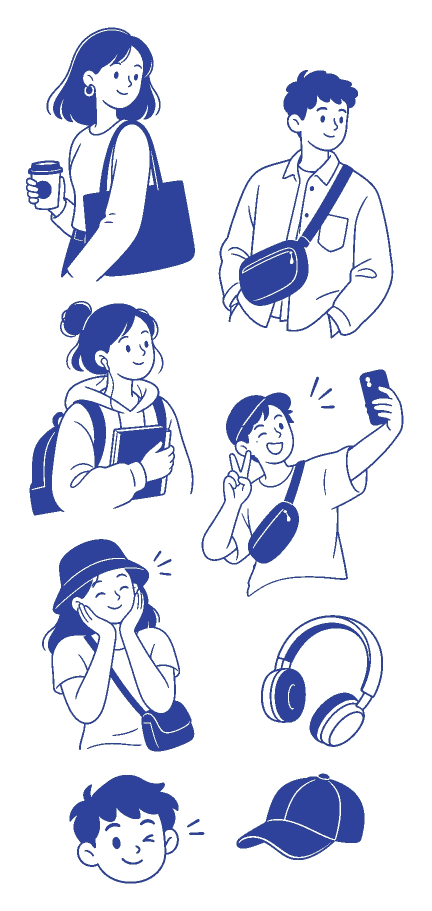
#> input picture photo-sticker-pack-runtime/assets/style-reference.webp, 864 x 1821 px (shown at 1/2 size)
$ python normalize_raw_palette.py --input ../assets/style-reference.webp --output out.png
#> lines starting #> are read from the running program, lines starting #| are printed output that depends on the picture; after the words box and inside, x2 and y2 are one past the last pixel; in counts of white or black regions, pixels touching at a corner belong together
### photo-sticker-pack-runtime/scripts/postprocess_sticker.py
from __future__ import annotations

import argparse
from collections import deque
from pathlib import Path
import re
from typing import Tuple

from PIL import Image, ImageChops, ImageDraw, ImageFilter, ImageOps

from font_utils import resolve_cjk_font, resolve_latin_display_font
from svg_layers import compose_layers


SIZE = 1024
SAFE_MARGIN = 64
DIE_CUT_RADIUS = 32
FINAL_DILATION_RADIUS = 1
ART_INSET = SAFE_MARGIN + DIE_CUT_RADIUS + FINAL_DILATION_RADIUS
MAX_ART_SIZE = SIZE - (2 * ART_INSET)
PREFERRED_CAPTIONED_ART_SIZE = 700
MIN_USEFUL_CAPTIONED_ART_SIZE = 384
DIE_CUT_FILTER_SIZE = (2 * DIE_CUT_RADIUS) + 1
FINAL_DILATION_FILTER_SIZE = (2 * FINAL_DILATION_RADIUS) + 1
INK = (46, 66, 155, 255)
WHITE = (255, 255, 255, 255)
TRANSPARENT = (0, 0, 0, 0)
CJK_RE = re.compile(r"[\u3400-\u4dbf\u4e00-\u9fff\uf900-\ufaff]")
ENGLISH_WORD_RE = re.compile(r"[A-Za-z]+(?:'[A-Za-z]+)?")


def _binary(mask: Image.Image, threshold: int = 128) -> Image.Image:
    return mask.convert("L").point(lambda value: 255 if value >= threshold else 0, mode="L")


# [58 lines left out: functions _remove_small_components, _clean_binary_mask, _fit_rgba, _crop_to_alpha, not called in this run]


def _ink_from_rgba(image: Image.Image) -> Image.Image:
    red, green, blue, alpha = image.split()
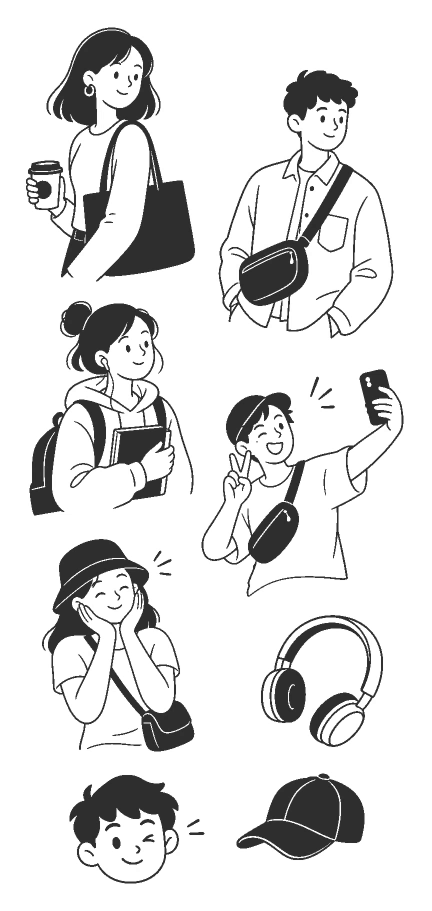
#> red: PIL image 864x1821 L (shown at 1/2 size); min 40, max 255, mean 221
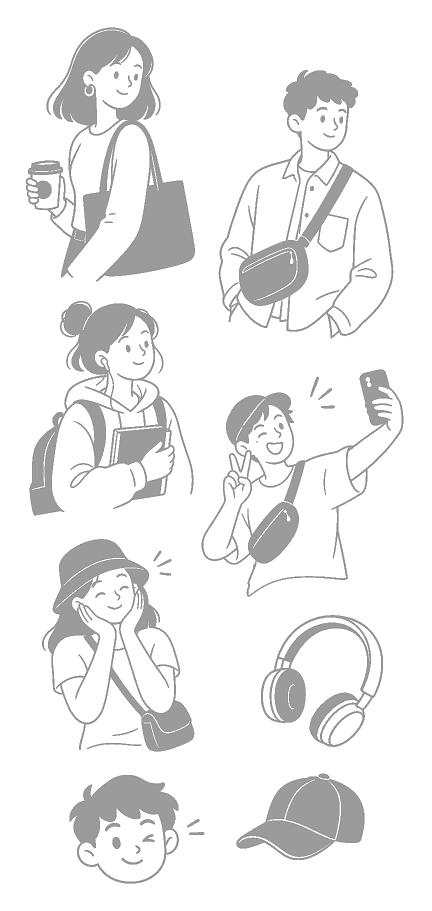
#> blue: PIL image 864x1821 L (shown at 1/2 size); min 91, max 255, mean 237.8
#> alpha: PIL image 864x1821 L; every value is 255
    channel_minimum = ImageChops.darker(ImageChops.darker(red, green), blue)
    channel_maximum = ImageChops.lighter(ImageChops.lighter(red, green), blue)
    distance_from_white = ImageOps.invert(channel_minimum)
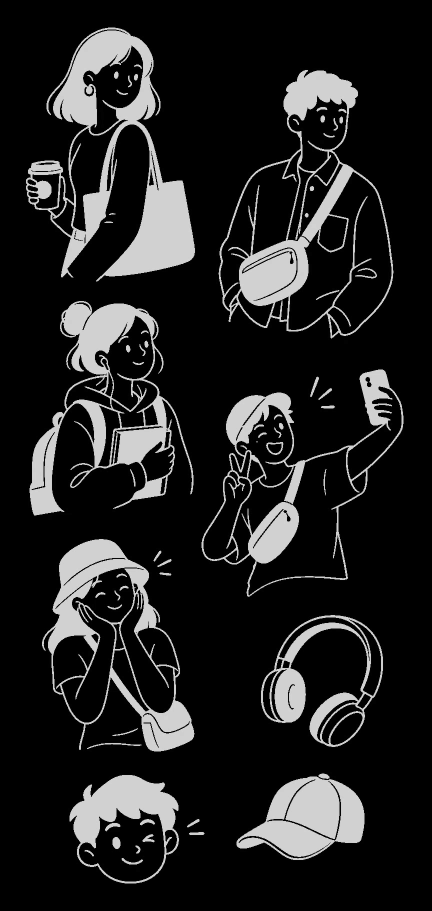
#> distance_from_white: PIL image 864x1821 L (shown at 1/2 size); min 0, max 215, mean 34
    chroma = ImageChops.subtract(channel_maximum, channel_minimum)
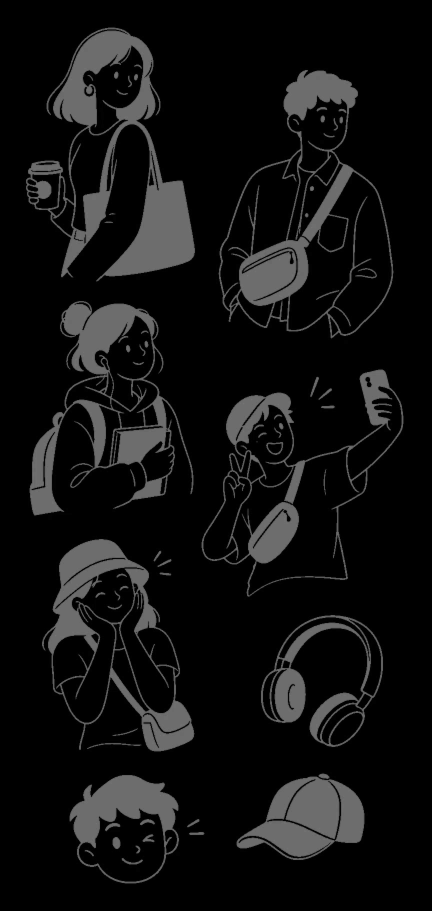
#> chroma: PIL image 864x1821 L (shown at 1/2 size); min 0, max 116, mean 16.9
    colored_or_dark = ImageChops.lighter(_binary(distance_from_white, 42), _binary(chroma, 32))
#> in _binary, `return mask.convert("L").point(lambda value: 255 if value >= threshold..`:
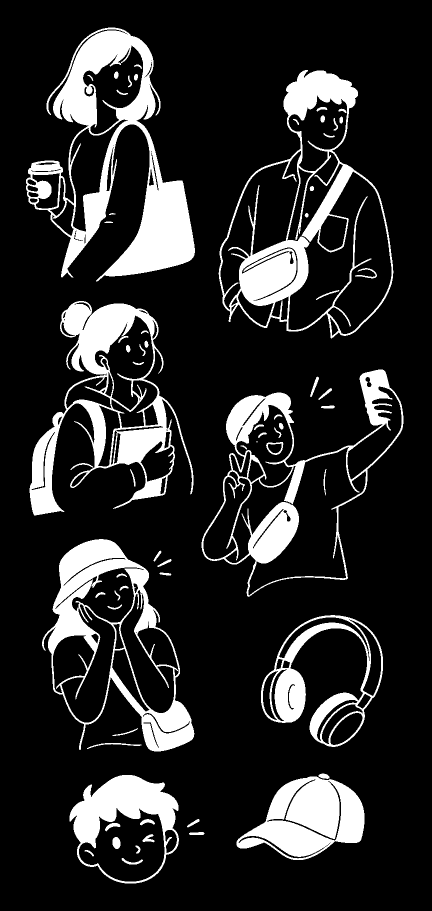
#> returned value: PIL image 864x1821 L (shown at 1/2 size); 16.2% white; 67 white regions (1 under 20 px), largest, box (x1, y1, x2, y2) and area: (52, 55, 390, 563) 54267, (59, 602, 387, 1031) 38468, (437, 140, 787, 677) 36339
#> in _binary (call 2), `return mask.convert("L").point(lambda value: 255 if value >= threshold..`: returned value: PIL image 864x1821 L; 16.2% white; 67 white regions (1 under 20 px), largest, box (x1, y1, x2, y2) and area: (52, 55, 390, 563) 54267, (59, 602, 387, 1031) 38467, (437, 140, 787, 677) 36339
    return ImageChops.darker(_binary(alpha, 16), colored_or_dark)


# [171 lines left out: functions _caption_lines, _caption_mask, _place_caption, _caption_fits_bounds, _fit_captioned_rgba, make_layers and 2 more, not called in this run]


# [2 lines that do not run on import are left out]

### photo-sticker-pack-runtime/scripts/normalize_raw_palette.py
from __future__ import annotations

import argparse
import os
from pathlib import Path
import uuid

from PIL import Image

from postprocess_sticker import INK, WHITE, _ink_from_rgba


def normalize_palette(image: Image.Image) -> Image.Image:
    """Flatten visible source art to the pack's exact cobalt/white palette."""
    rgba = image.convert("RGBA")
    ink_mask = _ink_from_rgba(rgba)
    cobalt = Image.new("RGBA", rgba.size, INK)
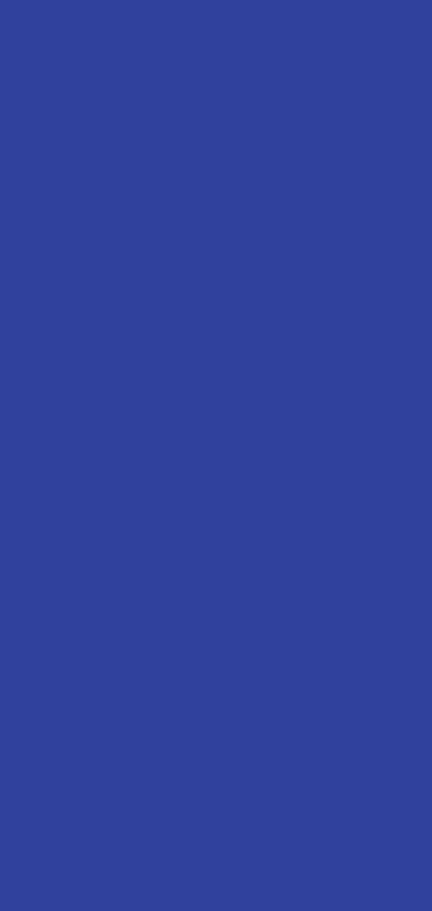
#> cobalt: PIL image 864x1821 RGBA (shown at 1/2 size); mean R, G, B, A 46, 66, 155, 255
    white = Image.new("RGBA", rgba.size, WHITE)
#> white: PIL image 864x1821 RGBA; every value is 255
    normalized = Image.composite(cobalt, white, ink_mask)
    normalized.putalpha(rgba.getchannel("A"))
    return normalized


def save_atomically(image: Image.Image, output: Path) -> None:
    output.parent.mkdir(parents=True, exist_ok=True)
    temporary = output.with_name(f".{output.name}.{uuid.uuid4().hex}.tmp")
    try:
        image.save(temporary, format="PNG")
        os.replace(temporary, output)
    finally:
        if temporary.exists():
            temporary.unlink()


def main() -> int:
    parser = argparse.ArgumentParser()
    parser.add_argument("--input", required=True, type=Path)
    parser.add_argument("--output", required=True, type=Path)
    args = parser.parse_args()
    save_atomically(normalize_palette(Image.open(args.input)), args.output)
    print(args.output)
    return 0


if __name__ == "__main__":
    raise SystemExit(main())
#> (the program exits here)
